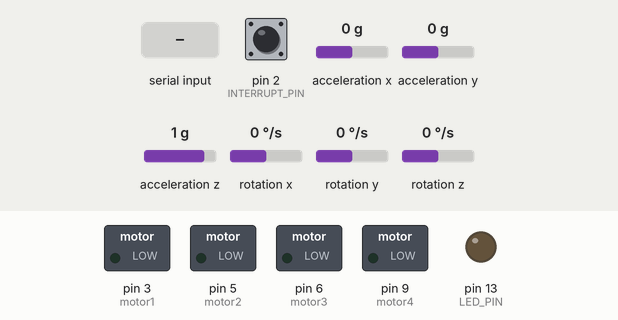
A sketch run on a simulated Arduino Leonardo, built with avr-gcc and run on an emulated ATmega32U4. On the bench: switched loads named in the sketch (green lamp = pin HIGH), output pins drawn as LEDs (lit = HIGH). Dashed ring = blinking. The inputs (shaded band) are chosen by the test bench; at power-on: acceleration y 0 g, acceleration z 1 g, pin 2 (INTERRUPT_PIN) LOW, acceleration x 0 g, rotation x 0 °/s, rotation y 0 °/s, rotation z 0 °/s. The sensor or clock chip raises its interrupt line as the real part does; what the sketch prints to the serial monitor is not drawn.

Above: at 0.8 s.
0.9 s: "1\n" received over Serial
At 1.58 s:
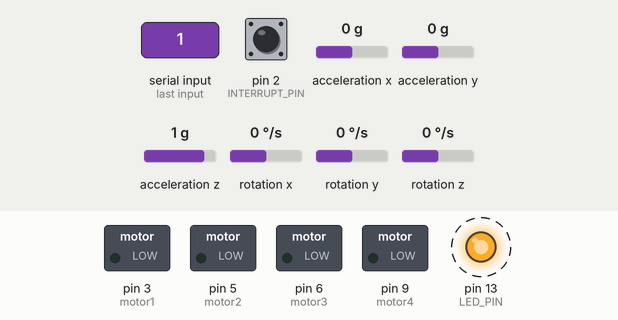
3.9 s: acceleration y set to -0.4 g
6.9 s: acceleration y set to -0.7 g
At 7.29 s:
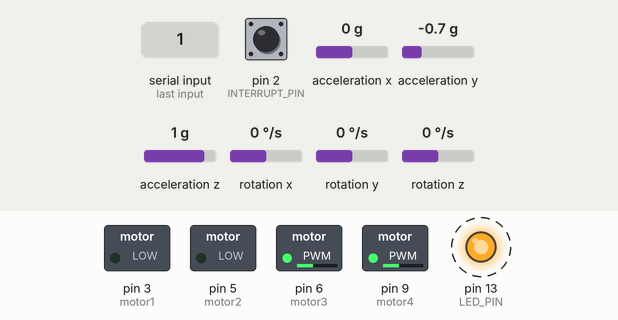
9.9 s: acceleration y set to 0.8 g
At 10.32 s:
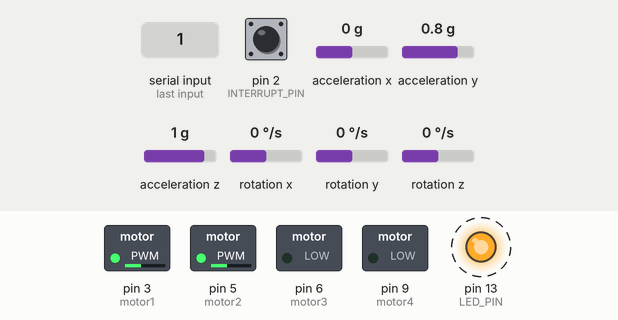
12.9 s: acceleration z set to 1.2 g
15.9 s: acceleration z set to 1.5 g
At 16.64 s:
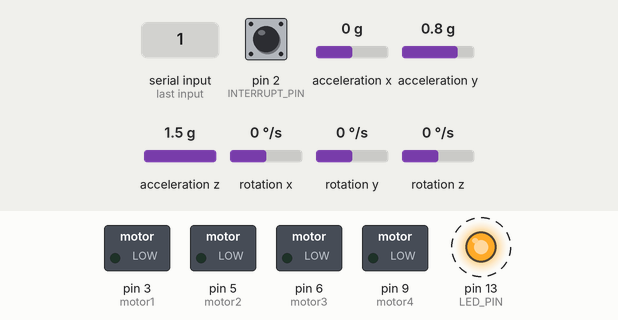
Timing chart, 0 to 19.9 s (numbered marks = the images above; inputs shaded):
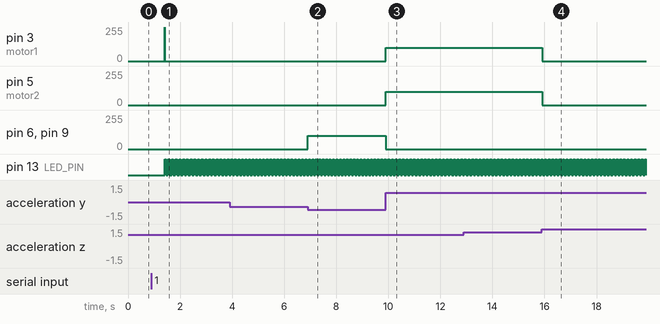

The sketch:

MPU6050_DMP6.ino
```cpp
// I2C device class (I2Cdev) demonstration Arduino sketch for MPU6050 class using DMP (MotionApps v2.0)
// 6/21/2012 by Jeff Rowberg <jeff@rowberg.net>
// Updates should (hopefully) always be available at https://github.com/jrowberg/i2cdevlib
//
// Changelog:
//      2013-05-08 - added seamless Fastwire support
//                 - added note about gyro calibration
//      2012-06-21 - added note about Arduino 1.0.1 + Leonardo compatibility error
//      2012-06-20 - improved FIFO overflow handling and simplified read process
//      2012-06-19 - completely rearranged DMP initialization code and simplification
//      2012-06-13 - pull gyro and accel data from FIFO packet instead of reading directly
//      2012-06-09 - fix broken FIFO read sequence and change interrupt detection to RISING
//      2012-06-05 - add gravity-compensated initial reference frame acceleration output
//                 - add 3D math helper file to DMP6 example sketch
//                 - add Euler output and Yaw/Pitch/Roll output formats
//      2012-06-04 - remove accel offset clearing for better results (thanks Sungon Lee)
//      2012-06-01 - fixed gyro sensitivity to be 2000 deg/sec instead of 250
//      2012-05-30 - basic DMP initialization working

/* ============================================
I2Cdev device library code is placed under the MIT license
Copyright (c) 2012 Jeff Rowberg

Permission is hereby granted, free of charge, to any person obtaining a copy
of this software and associated documentation files (the "Software"), to deal
in the Software without restriction, including without limitation the rights
to use, copy, modify, merge, publish, distribute, sublicense, and/or sell
copies of the Software, and to permit persons to whom the Software is
furnished to do so, subject to the following conditions:

The above copyright notice and this permission notice shall be included in
all copies or substantial portions of the Software.

THE SOFTWARE IS PROVIDED "AS IS", WITHOUT WARRANTY OF ANY KIND, EXPRESS OR
IMPLIED, INCLUDING BUT NOT LIMITED TO THE WARRANTIES OF MERCHANTABILITY,
FITNESS FOR A PARTICULAR PURPOSE AND NONINFRINGEMENT. IN NO EVENT SHALL THE
AUTHORS OR COPYRIGHT HOLDERS BE LIABLE FOR ANY CLAIM, DAMAGES OR OTHER
LIABILITY, WHETHER IN AN ACTION OF CONTRACT, TORT OR OTHERWISE, ARISING FROM,
OUT OF OR IN CONNECTION WITH THE SOFTWARE OR THE USE OR OTHER DEALINGS IN
THE SOFTWARE.
===============================================
*/

// I2Cdev and MPU6050 must be installed as libraries, or else the .cpp/.h files
// for both classes must be in the include path of your project
#include "I2Cdev.h"

#include "MPU6050_6Axis_MotionApps20.h"
//#include "MPU6050.h" // not necessary if using MotionApps include file

// Arduino Wire library is required if I2Cdev I2CDEV_ARDUINO_WIRE implementation
// is used in I2Cdev.h
#if I2CDEV_IMPLEMENTATION == I2CDEV_ARDUINO_WIRE
    #include "Wire.h"
#endif

// class default I2C address is 0x68
// specific I2C addresses may be passed as a parameter here
// AD0 low = 0x68 (default for SparkFun breakout and InvenSense evaluation board)
// AD0 high = 0x69
MPU6050 mpu;
//MPU6050 mpu(0x69); // <-- use for AD0 high

/* =========================================================================
   NOTE: In addition to connection 3.3v, GND, SDA, and SCL, this sketch
   depends on the MPU-6050's INT pin being connected to the Arduino's
   external interrupt #0 pin. On the Arduino Uno and Mega 2560, this is
   digital I/O pin 2.
 * ========================================================================= */

/* =========================================================================
   NOTE: Arduino v1.0.1 with the Leonardo board generates a compile error
   when using Serial.write(buf, len). The Teapot output uses this method.
   The solution requires a modification to the Arduino USBAPI.h file, which
   is fortunately simple, but annoying. This will be fixed in the next IDE
   release. For more info, see these links:

   http://arduino.cc/forum/index.php/topic,109987.0.html
   http://code.google.com/p/arduino/issues/detail?id=958
 * ========================================================================= */


// uncomment "OUTPUT_READABLE_QUATERNION" if you want to see the actual
// quaternion components in a [w, x, y, z] format (not best for parsing
// on a remote host such as Processing or something though)
//#define OUTPUT_READABLE_QUATERNION

// uncomment "OUTPUT_READABLE_EULER" if you want to see Euler angles
// (in degrees) calculated from the quaternions coming from the FIFO.
// Note that Euler angles suffer from gimbal lock (for more info, see
// http://en.wikipedia.org/wiki/Gimbal_lock)
//#define OUTPUT_READABLE_EULER

// uncomment "OUTPUT_READABLE_YAWPITCHROLL" if you want to see the yaw/
// pitch/roll angles (in degrees) calculated from the quaternions coming
// from the FIFO. Note this also requires gravity vector calculations.
// Also note that yaw/pitch/roll angles suffer from gimbal lock (for
// more info, see: http://en.wikipedia.org/wiki/Gimbal_lock)
#define OUTPUT_READABLE_YAWPITCHROLL

// uncomment "OUTPUT_READABLE_REALACCEL" if you want to see acceleration
// components with gravity removed. This acceleration reference frame is
// not compensated for orientation, so +X is always +X according to the
// sensor, just without the effects of gravity. If you want acceleration
// compensated for orientation, us OUTPUT_READABLE_WORLDACCEL instead.
//#define OUTPUT_READABLE_REALACCEL

// uncomment "OUTPUT_READABLE_WORLDACCEL" if you want to see acceleration
// components with gravity removed and adjusted for the world frame of
// reference (yaw is relative to initial orientation, since no magnetometer
// is present in this case). Could be quite handy in some cases.
//#define OUTPUT_READABLE_WORLDACCEL

// uncomment "OUTPUT_TEAPOT" if you want output that matches the
// format used for the InvenSense teapot demo
//#define OUTPUT_TEAPOT


#define INTERRUPT_PIN 2  // use pin 2 on Arduino Uno & most boards
#define LED_PIN 13 // (Arduino is 13, Teensy is 11, Teensy++ is 6)
bool blinkState = false;

// MPU control/status vars
bool dmpReady = false;  // set true if DMP init was successful
uint8_t mpuIntStatus;   // holds actual interrupt status byte from MPU
uint8_t devStatus;      // return status after each device operation (0 = success, !0 = error)
uint16_t packetSize;    // expected DMP packet size (default is 42 bytes)
uint16_t fifoCount;     // count of all bytes currently in FIFO
uint8_t fifoBuffer[64]; // FIFO storage buffer

// orientation/motion vars
Quaternion q;           // [w, x, y, z]         quaternion container
VectorInt16 aa;         // [x, y, z]            accel sensor measurements
VectorInt16 aaReal;     // [x, y, z]            gravity-free accel sensor measurements
VectorInt16 aaWorld;    // [x, y, z]            world-frame accel sensor measurements
VectorFloat gravity;    // [x, y, z]            gravity vector
float euler[3];         // [psi, theta, phi]    Euler angle container
float ypr[3];           // [yaw頭轉, pitch左右翻轉, roll前後翻轉]   yaw/pitch/roll container and gravity vector

// packet structure for InvenSense teapot demo
uint8_t teapotPacket[14] = { '$', 0x02, 0,0, 0,0, 0,0, 0,0, 0x00, 0x00, '\r', '\n' };

int motor1 = 3; //左前
int motor2 = 5; //右前
int motor3 = 6; //左後
int motor4 = 9; //右後


// ================================================================
// ===               INTERRUPT DETECTION ROUTINE                ===
// ================================================================

volatile bool mpuInterrupt = false;     // indicates whether MPU interrupt pin has gone high
void dmpDataReady() {
    mpuInterrupt = true;
}


// ================================================================
// ===                      INITIAL SETUP                       ===
// ================================================================

void setup() {
    // join I2C bus (I2Cdev library doesn't do this automatically)
    #if I2CDEV_IMPLEMENTATION == I2CDEV_ARDUINO_WIRE
        Wire.begin();
        Wire.setClock(400000); // 400kHz I2C clock. Comment this line if having compilation difficulties
    #elif I2CDEV_IMPLEMENTATION == I2CDEV_BUILTIN_FASTWIRE
        Fastwire::setup(400, true);
    #endif

    // initialize serial communication
    // (115200 chosen because it is required for Teapot Demo output, but it's
    // really up to you depending on your project)
    Serial.begin(115200);
    while (!Serial); // wait for Leonardo enumeration, others continue immediately

    // NOTE: 8MHz or slower host processors, like the Teensy @ 3.3V or Arduino
    // Pro Mini running at 3.3V, cannot handle this baud rate reliably due to
    // the baud timing being too misaligned with processor ticks. You must use
    // 38400 or slower in these cases, or use some kind of external separate
    // crystal solution for the UART timer.

    // initialize device
    Serial.println(F("Initializing I2C devices..."));
    mpu.initialize();
    pinMode(INTERRUPT_PIN, INPUT);

    // verify connection
    Serial.println(F("Testing device connections..."));
    Serial.println(mpu.testConnection() ? F("MPU6050 connection successful") : F("MPU6050 connection failed"));

    // wait for ready
    Serial.println(F("\nSend any character to begin DMP programming and demo: "));
    while (Serial.available() && Serial.read()); // empty buffer
    while (!Serial.available());                 // wait for data
    while (Serial.available() && Serial.read()); // empty buffer again

    // load and configure the DMP
    Serial.println(F("Initializing DMP..."));
    devStatus = mpu.dmpInitialize();

    // supply your own gyro offsets here, scaled for min sensitivity
    mpu.setXGyroOffset(-136);
    mpu.setYGyroOffset(-2);
    mpu.setZGyroOffset(2);
    mpu.setXAccelOffset(77);
    mpu.setYAccelOffset(814);
    mpu.setZAccelOffset(806); // 1688 factory default for my test chip

    // make sure it worked (returns 0 if so)
    if (devStatus == 0) {
        // turn on the DMP, now that it's ready
        Serial.println(F("Enabling DMP..."));
        mpu.setDMPEnabled(true);

        // enable Arduino interrupt detection
        Serial.println(F("Enabling interrupt detection (Arduino external interrupt 0)..."));
        attachInterrupt(digitalPinToInterrupt(INTERRUPT_PIN), dmpDataReady, RISING);
        mpuIntStatus = mpu.getIntStatus();

        // set our DMP Ready flag so the main loop() function knows it's okay to use it
        Serial.println(F("DMP ready! Waiting for first interrupt..."));
        dmpReady = true;

        // get expected DMP packet size for later comparison
        packetSize = mpu.dmpGetFIFOPacketSize();
    } else {
        // ERROR!
        // 1 = initial memory load failed
        // 2 = DMP configuration updates failed
        // (if it's going to break, usually the code will be 1)
        Serial.print(F("DMP Initialization failed (code "));
        Serial.print(devStatus);
        Serial.println(F(")"));
    }

    // configure LED for output
    pinMode(LED_PIN, OUTPUT);
    // configure motor for output
    pinMode(motor1, OUTPUT);
    pinMode(motor2, OUTPUT);
    pinMode(motor3, OUTPUT);
    pinMode(motor4, OUTPUT);
}


// ================================================================
// ===                    MAIN PROGRAM LOOP                     ===
// ================================================================

void loop() {
    // if programming failed, don't try to do anything
    if (!dmpReady) return;
    //Serial.println("ok");
    // wait for MPU interrupt or extra packet(s) available
    while (!mpuInterrupt && fifoCount > packetSize) {
        // other program behavior stuff here
        // .
        // .
        // .
        // if you are really paranoid you can frequently test in between other
        // stuff to see if mpuInterrupt is true, and if so, "break;" from the
        // while() loop to immediately process the MPU data
        // .
        // .
        // .
        //Serial.println("hi");
    }

    // reset interrupt flag and get INT_STATUS byte
    mpuInterrupt = false;
    mpuIntStatus = mpu.getIntStatus();

    // get current FIFO count
    fifoCount = mpu.getFIFOCount();

    // check for overflow (this should never happen unless our code is too inefficient)
    if ((mpuIntStatus & 0x10) || fifoCount == 1024) {
        // reset so we can continue cleanly
        mpu.resetFIFO();
        Serial.println(F("FIFO overflow!"));

    // otherwise, check for DMP data ready interrupt (this should happen frequently)
    } else if (mpuIntStatus & 0x02) {
        // wait for correct available data length, should be a VERY short wait
        while (fifoCount < packetSize) fifoCount = mpu.getFIFOCount();

        // read a packet from FIFO
        mpu.getFIFOBytes(fifoBuffer, packetSize);

        // track FIFO count here in case there is > 1 packet available
        // (this lets us immediately read more without waiting for an interrupt)
        fifoCount -= packetSize;

        #ifdef OUTPUT_READABLE_QUATERNION
            // display quaternion values in easy matrix form: w x y z
            mpu.dmpGetQuaternion(&q, fifoBuffer);
            Serial.print("quat\t");
            Serial.print(q.w);
            Serial.print("\t");
            Serial.print(q.x);
            Serial.print("\t");
            Serial.print(q.y);
            Serial.print("\t");
            Serial.println(q.z);
        #endif

        #ifdef OUTPUT_READABLE_EULER
            // display Euler angles in degrees
            mpu.dmpGetQuaternion(&q, fifoBuffer);
            mpu.dmpGetEuler(euler, &q);
            Serial.print("euler\t");
            Serial.print(euler[0] * 180/M_PI);
            Serial.print("\t");
            Serial.print(euler[1] * 180/M_PI);
            Serial.print("\t");
            Serial.println(euler[2] * 180/M_PI);
        #endif

        #ifdef OUTPUT_READABLE_YAWPITCHROLL
            // display Euler angles in degrees
            mpu.dmpGetQuaternion(&q, fifoBuffer);
            mpu.dmpGetGravity(&gravity, &q);
            mpu.dmpGetYawPitchRoll(ypr, &q, &gravity);
            Serial.print("ypr\t");
            Serial.print(ypr[0] * 180/M_PI); //向量在z軸 頭自轉
            Serial.print("\t");
            Serial.print(ypr[1] * 180/M_PI); //向量在y軸 左右傾斜
            Serial.print("\t");
            Serial.println(ypr[2] * 180/M_PI); //向量在x軸 前後傾斜
            //MPU6050's angle data to control the motor
            if(ypr[2] * 180/M_PI > 30) //roll角度40度
            {
              analogWrite(motor1 , 100 ); //左前馬達，輸出大小[0 ~ 255]
              analogWrite(motor2 , 100 ); //右前馬達
              analogWrite(motor3 , 0 ); //左後馬達
              analogWrite(motor4 , 0 ); //右後馬達
              Serial.println("good");
            }
            else if(ypr[2] * 180/M_PI < -30) //roll角度-40度
            {
              analogWrite(motor1 , 0 ); //左前馬達，輸出大小[0 ~ 255]
              analogWrite(motor2 , 0 ); //右前馬達
              analogWrite(motor3 , 100 ); //左後馬達
              analogWrite(motor4 , 100 ); //右後馬達
              Serial.println("Not bad");
            }/*
            else if(ypr[0] * 180/M_PI > 20) //yaw角度-40度
            {
              analogWrite(motor1 , 50 ); //左前馬達，輸出大小[0 ~ 255]
              analogWrite(motor2 , 0 ); //右前馬達
              analogWrite(motor3 , 0 ); //左後馬達
              analogWrite(motor4 , 50 ); //右後馬達
              Serial.println("Not bad");
            }*/
            else
            {//roll角度0度
              analogWrite(motor1 , 0 ); //左前馬達，輸出大小[0 ~ 255]
              analogWrite(motor2 , 0 ); //右前馬達
              analogWrite(motor3 , 0 ); //左後馬達
              analogWrite(motor4 , 0 ); //右後馬達
              Serial.println("nomal");
            }
        #endif

        #ifdef OUTPUT_READABLE_REALACCEL
            // display real acceleration, adjusted to remove gravity
            mpu.dmpGetQuaternion(&q, fifoBuffer);
            mpu.dmpGetAccel(&aa, fifoBuffer);
            mpu.dmpGetGravity(&gravity, &q);
            mpu.dmpGetLinearAccel(&aaReal, &aa, &gravity);
            Serial.print("areal\t");
            Serial.print(aaReal.x);
            Serial.print("\t");
            Serial.print(aaReal.y);
            Serial.print("\t");
            Serial.println(aaReal.z);
        #endif

        #ifdef OUTPUT_READABLE_WORLDACCEL
            // display initial world-frame acceleration, adjusted to remove gravity
            // and rotated based on known orientation from quaternion
            mpu.dmpGetQuaternion(&q, fifoBuffer);
            mpu.dmpGetAccel(&aa, fifoBuffer);
            mpu.dmpGetGravity(&gravity, &q);
            mpu.dmpGetLinearAccel(&aaReal, &aa, &gravity);
            mpu.dmpGetLinearAccelInWorld(&aaWorld, &aaReal, &q);
            Serial.print("aworld\t");
            Serial.print(aaWorld.x);
            Serial.print("\t");
            Serial.print(aaWorld.y);
            Serial.print("\t");
            Serial.println(aaWorld.z);
        #endif

        #ifdef OUTPUT_TEAPOT
            // display quaternion values in InvenSense Teapot demo format:
            teapotPacket[2] = fifoBuffer[0];
            teapotPacket[3] = fifoBuffer[1];
            teapotPacket[4] = fifoBuffer[4];
            teapotPacket[5] = fifoBuffer[5];
            teapotPacket[6] = fifoBuffer[8];
            teapotPacket[7] = fifoBuffer[9];
            teapotPacket[8] = fifoBuffer[12];
            teapotPacket[9] = fifoBuffer[13];
            Serial.write(teapotPacket, 14);
            teapotPacket[11]++; // packetCount, loops at 0xFF on purpose
        #endif

        // blink LED to indicate activity
        blinkState = !blinkState;
        digitalWrite(LED_PIN, blinkState);
    }
}
```

Measured:
- the behaviour switches between -0.5 and -0.6 g on acceleration y (found by bisection; images 1 and 2)
- the behaviour switches between 1.3 and 1.4 g on acceleration z (found by bisection; images 3 and 4)
- after the input at 0.9 s, pin 3 (motor1): 0/255 → 255/255 after 0.50 s, → 0/255 0.01 s later; pin 13 (LED_PIN): alternates HIGH for 0.01 s and LOW for 0.01 s, starting after 0.52 s
- after the input at 6.9 s, pin 6 (motor3), pin 9 (motor4): 0/255 → 100/255 at once
- after the input at 9.9 s, pin 3 (motor1), pin 5 (motor2): 0/255 → 100/255 at once; pin 6 (motor3), pin 9 (motor4): 100/255 → 0/255 at once
- after the input at 15.9 s, pin 3 (motor1), pin 5 (motor2): 100/255 → 0/255 at once
